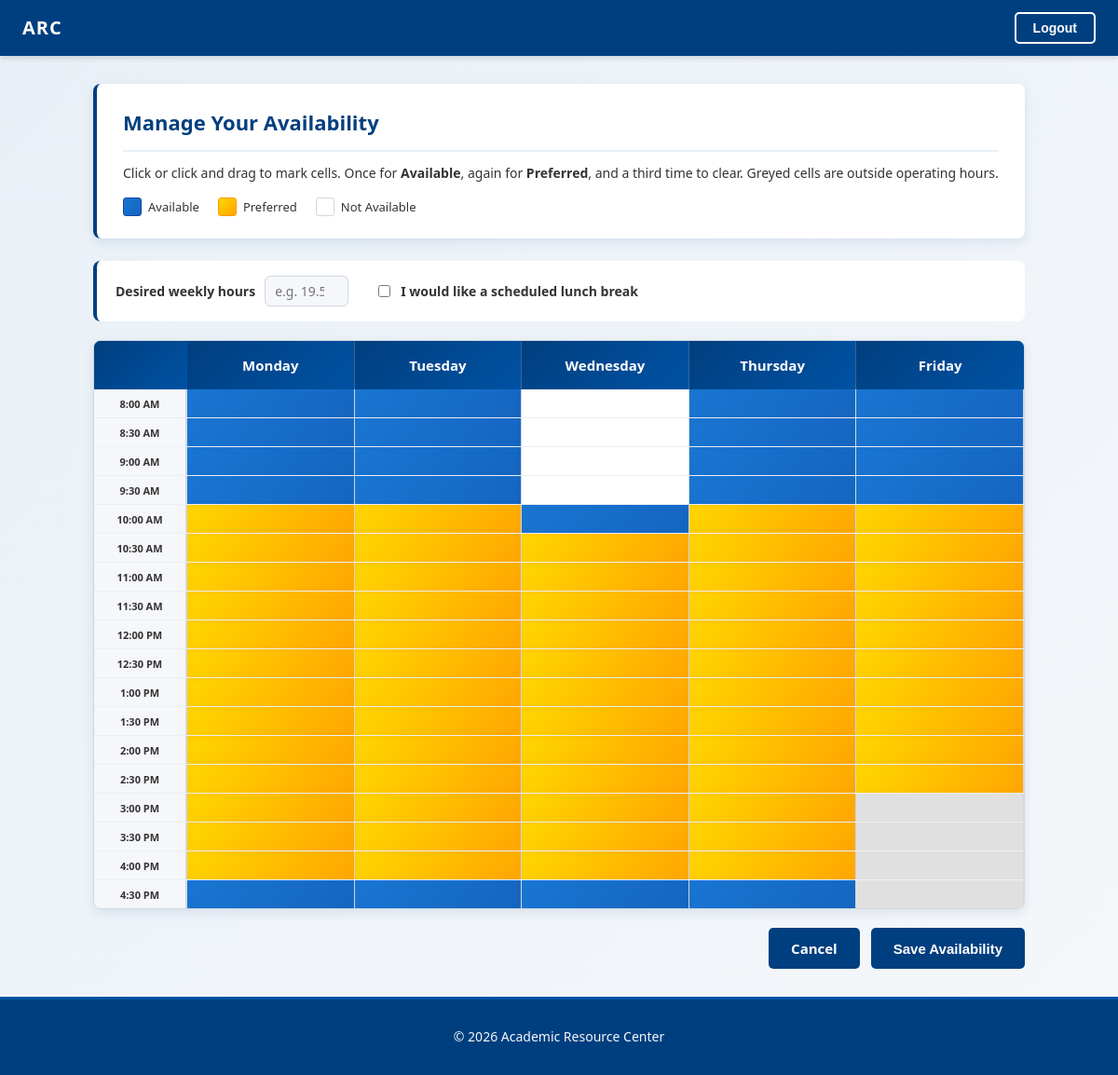
Before: /availability/ (signed in) with the older database file.
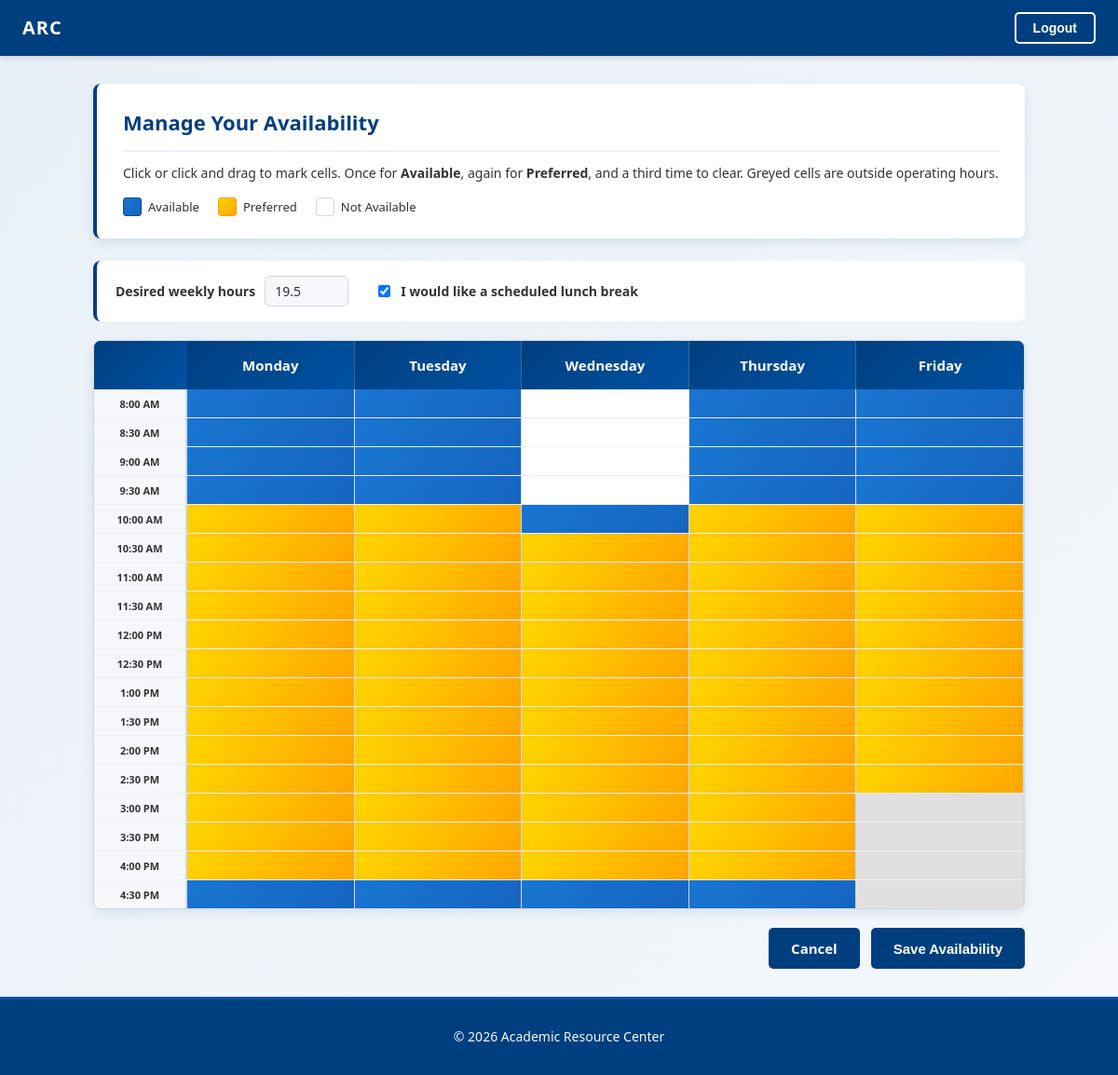
After: the same page with the newer database file.
### account/models.py (models this page shows)
class Employee(AbstractUser):
    class Role(models.TextChoices):
        ASSISTANT_I = 'ASSISTANT_I', 'Assistant I'
        ASSISTANT_II = 'ASSISTANT_II', 'Assistant II'
        TUTOR = 'TUTOR', 'Tutor'
    birthdate = models.DateField(null=True, blank=True)
    part_time = models.BooleanField(default=True)
    role = models.CharField(
        max_length=20,
        choices=Role.choices,
        default=Role.TUTOR,
    )
    is_admin = models.BooleanField(default=False)
    desired_weekly_hours = models.FloatField(
        null=True, blank=True, validators=[MinValueValidator(0)]
    )
    wants_lunch_break = models.BooleanField(default=False)

### scheduling/views.py (the view, shortened to what this page needs)
# urls.py: path('availability/', views.manage_availability, name='manage_availability'),
@login_required
def manage_availability(request):
    days = [
        ('MON', 'Monday'), ('TUE', 'Tuesday'), ('WED', 'Wednesday'),
        ('THU', 'Thursday'), ('FRI', 'Friday'),
    ]
    operating_hours = {}
    for day_code, _ in days:
        oh, _ = OperatingHours.objects.get_or_create(
            day_of_week=day_code,
            defaults={'start_time': time(8, 0), 'end_time': time(18, 0)},
        )
        operating_hours[day_code] = {'start': oh.start_time, 'end': oh.end_time}
    all_starts = [operating_hours[day]['start'] for day, _ in days]
    all_ends = [operating_hours[day]['end'] for day, _ in days]
    grid_start = min(all_starts)
    grid_end = max(all_ends)
    slots = _build_time_slots(grid_start, grid_end)
    preferences_form = EmployeePreferencesForm(instance=request.user)
    existing = list(WeeklyAvailability.objects.filter(user=request.user))
    grid = []
    for slot in slots:
        row = {'time': slot, 'display': _slot_display(slot), 'days': {}}
        for day_code, _ in days:
            oh = operating_hours[day_code]
            in_hours = oh['start'] <= slot < oh['end']
            cell_type = ''
            if in_hours:
                for avail in existing:
                    if avail.day_of_week == day_code and avail.start_time <= slot < avail.end_time:
                        cell_type = avail.availability_type
                        break
            row['days'][day_code] = {'type': cell_type, 'in_hours': in_hours}
        grid.append(row)
    total_availability_hours = _total_availability_hours(existing)
    context = {
        'grid': grid,
        'days': days,
        'start_hour': grid_start.hour,
        'end_hour': grid_end.hour,
        'preferences_form': preferences_form,
        'total_availability_hours': total_availability_hours,
        'min_availability_hours': MIN_AVAILABILITY_HOURS,
        'below_min_availability': total_availability_hours < MIN_AVAILABILITY_HOURS,
    }
    return render(request, 'scheduling/availability.html', context)

### scheduling/forms.py
class EmployeePreferencesForm(forms.ModelForm):
    class Meta:
        from account.models import Employee
        model = Employee
        fields = ['desired_weekly_hours', 'wants_lunch_break']
        widgets = {
            'desired_weekly_hours': forms.NumberInput(attrs={
                'class': 'form-control', 'min': 0, 'step': '0.25', 'placeholder': 'e.g. 19.5',
            }),
            'wants_lunch_break': forms.CheckboxInput(attrs={'class': 'form-check-input'}),
        }
        labels = {
            'desired_weekly_hours': 'Desired weekly hours',
            'wants_lunch_break': 'I would like a scheduled lunch break',
        }

### account/templatetags/custom_filters.py (called while the page is built)
@register.filter
def dict_lookup(dictionary, key):
    if dictionary is None:
        return None
    return dictionary.get(key, [])

### scheduling/views.py (called while the page is built)
def _build_time_slots(start_time, end_time):
    slots = []
    current = start_time
    while current < end_time:
        slots.append(current)
        total_minutes = current.hour * 60 + current.minute + SLOT_MINUTES
        current = time(total_minutes // 60, total_minutes % 60)
    return slots

### scheduling/templates/scheduling/availability.html (shortened to what this page needs)
{% extends "dashboard/base.html" %}
{% load custom_filters %}
{% block content %}
<div class="avail-page-container">
    <div class="avail-page-header">
        <h2>Manage Your Availability</h2>
       <p class="avail-page-subtitle">
            Click or click and drag to mark cells. Once for <strong>Available</strong>,
            again for <strong>Preferred</strong>, and a third time to clear.
            Greyed cells are outside operating hours.
        </p>
        <div class="avail-legend">
            <span class="legend-item">
                <span class="legend-swatch" style="background:linear-gradient(135deg,#1976D2 0%,#1565C0 100%);border:1px solid #0D47A1;"></span>
                Available
            </span>
            <span class="legend-item">
                <span class="legend-swatch" style="background:linear-gradient(135deg,#FFD700 0%,#FFA500 100%);border:1px solid #FF9800;"></span>
                Preferred
            </span>
            <span class="legend-item">
                <span class="legend-swatch" style="background:#FFFFFF;border:1px solid var(--border-color);"></span>
                Not Available
            </span>
        </div>
    </div>
    <form method="post" id="avail-form">
        <div class="avail-preferences">
            <div class="avail-preference-field">
                <label for="{{ preferences_form.desired_weekly_hours.id_for_label }}">{{ preferences_form.desired_weekly_hours.label }}</label>
                {{ preferences_form.desired_weekly_hours }}
            </div>
            <div class="avail-preference-field avail-preference-checkbox">
                <label for="{{ preferences_form.wants_lunch_break.id_for_label }}">
                    {{ preferences_form.wants_lunch_break }}
                    {{ preferences_form.wants_lunch_break.label }}
                </label>
            </div>
        </div>
        <div class="hourly-calendar">
            <div class="calendar-header">
                <div class="hour-column"></div>
                {% for day_code, day_name in days %}
                <div class="day-header">
                    <span class="day-full">{{ day_name }}</span>
                </div>
                {% endfor %}
            </div>
            <div class="calendar-grid">
                {% for row in grid %}
                <div class="calendar-row">
                    <div class="hour-label">{{ row.display }}</div>
                    {% for day_code, day_name in days %}
                    {% with cell=row.days|dict_lookup:day_code %}
                    <div class="hour-cell {% if cell.in_hours %}avail-edit{% else %}out-of-hours{% endif %} {% if cell.type == 'AVAILABLE' %}state-available{% elif cell.type == 'PREFERRED' %}state-preferred{% endif %}"
                         data-day="{{ day_code }}"
                         data-hour="{{ row.time.hour|stringformat:'02d' }}"
                         data-minute="{{ row.time.minute|stringformat:'02d' }}"
                         data-state="{{ cell.type }}">
                    </div>
                    {% endwith %}
                    {% endfor %}
                </div>
                {% endfor %}
            </div>
        </div>
        <div class="avail-actions">
            <a href="{% url 'dashboard:dashboard' %}" class="btn btn-primary">Cancel</a>
            <button type="submit" class="btn btn-primary">Save Availability</button>
        </div>
    </form>
</div>
{% endblock %}

Changed rows visible on the page:
now on this page (row edited): Employee: desired_weekly_hours "19.5", wants_lunch_break "☑"
Other visible differences:
form field wants_lunch_break: "☐" → (not shown)
